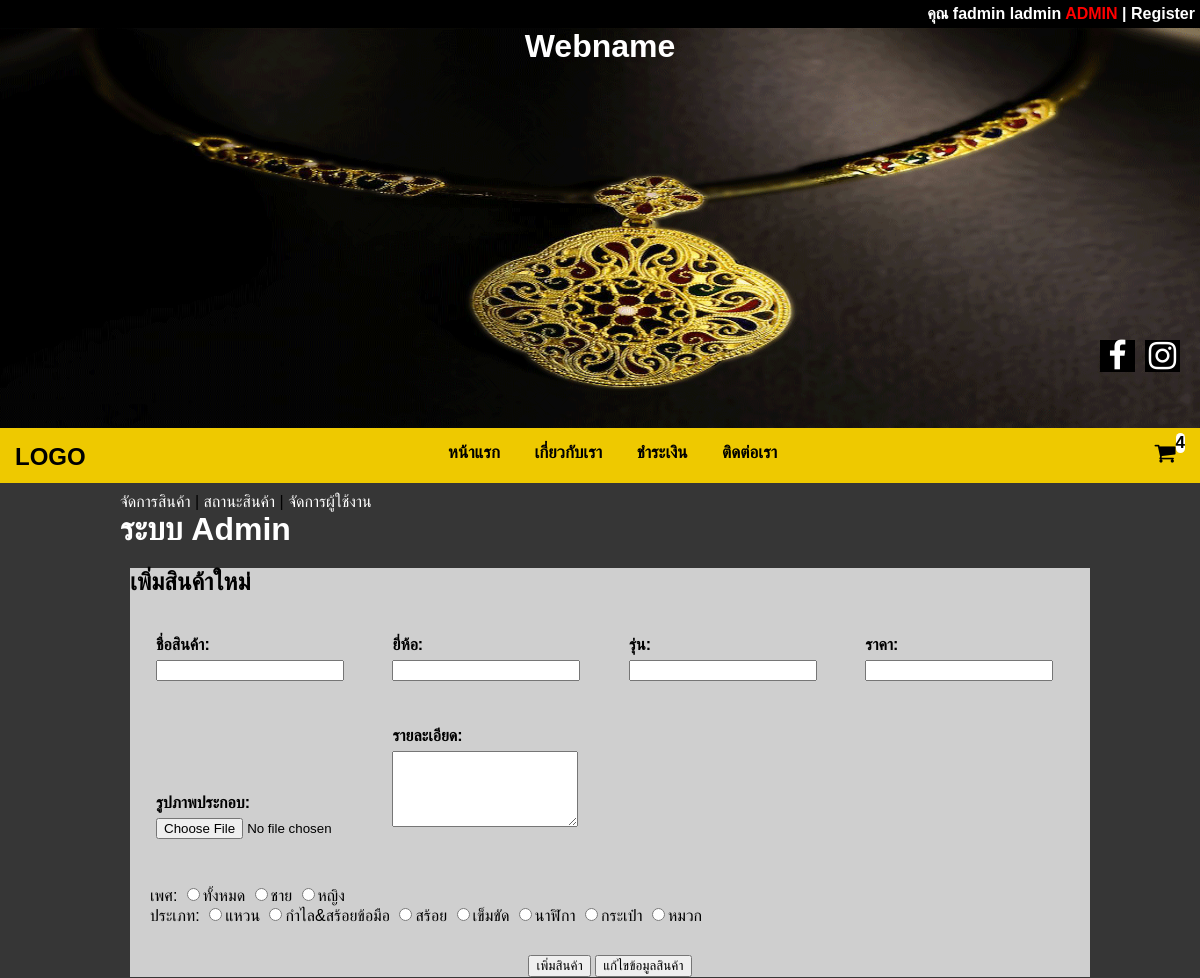
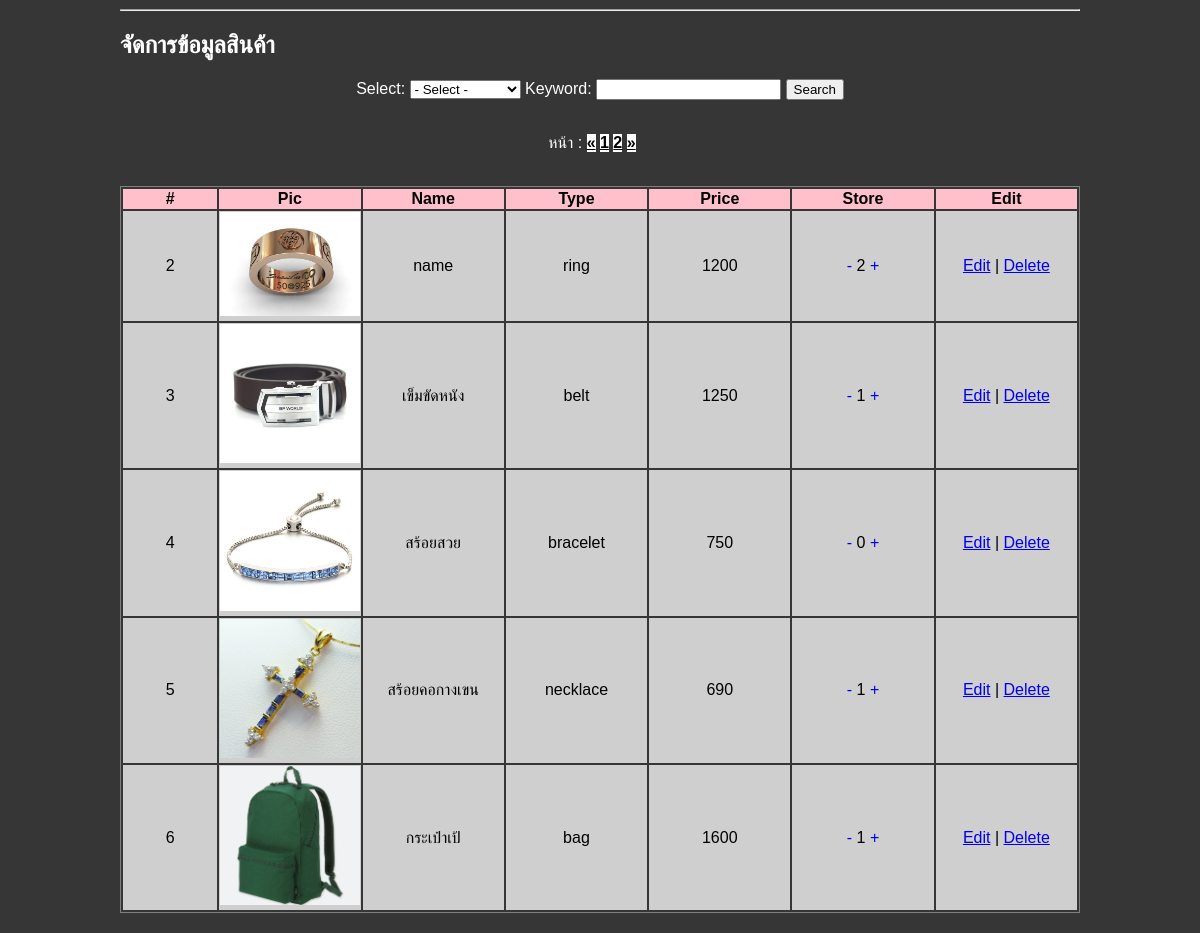
Screenshot of /?p=admin (signed in) with the database file from the repository (2 pictures, top to bottom).
### tables this page shows
CREATE TABLE `product` (
  `product_id` int(11) NOT NULL,
  `product_name` varchar(100) NOT NULL,
  `product_brand` varchar(50) NOT NULL,
  `product_gen` varchar(50) NOT NULL,
  `product_price` int(11) NOT NULL,
  `product_detail` text NOT NULL,
  `product_gender` varchar(10) NOT NULL,
  `product_type` varchar(20) NOT NULL,
  `product_pic` text NOT NULL,
  `product_num` int(11) NOT NULL,
  `product_update` timestamp NOT NULL DEFAULT CURRENT_TIMESTAMP ON UPDATE CURRENT_TIMESTAMP
);

### page/admin.php (the view, shortened to what this page needs)
<div class="admin-frm">
	<a href="?p=admin" style="text-decoration: none; color: white;">จัดการสินค้า</a> |
	<a href="?p=orderedt" style="text-decoration: none; color: white;">สถานะสินค้า</a> |
	<a href="?p=useredt" style="text-decoration: none; color: white;">จัดการผู้ใช้งาน</a><br>
	<h1 style="color: white;">ระบบ Admin</h1>
	<div class="i-admin-frm">
		<h2>เพิ่มสินค้าใหม่</h2>
		<?php
			$edt_id=$_GET['edt'];
			$sql="SELECT * FROM product where product_id='$edt_id'";
			$query=mysqli_query($conn,$sql);
			$edt_result=mysqli_fetch_array($query);
		?>
		<form name="addprod" method="POST" action="?p=cpproad&edt=<?php echo $edt_result['product_id'];?>&g=<?php echo $edt_result['product_gender'];?>&t=<?php echo $edt_result['product_type'];?>" enctype="multipart/form-data">
			<div class="admin-div">
			<label class="l-admin">ชื่อสินค้า:</label>
			<input type="text" name="product_name" class="i-admin" value="<?php echo $edt_result['product_name'];?>">
			</div>
			<div class="admin-div">
			<label class="l-admin">ยี่ห้อ:</label>
			<input type="text" name="product_brand" class="i-admin" value="<?php echo $edt_result['product_brand'];?>">
			</div>
			<div class="admin-div">
			<label class="l-admin">รุ่น:</label>
			<input type="text" name="product_gen" class="i-admin" value="<?php echo $edt_result['product_gen'];?>">
			</div>
			<div class="admin-div">
			<label class="l-admin">ราคา:</label>
			<input type="text" name="product_price" class="i-admin" value="<?php echo $edt_result['product_price'];?>">
			</div>
			<div class="admin-div">
			<label class="l-admin">รูปภาพประกอบ:</label>
			<input type="file" name="product_pic" class="i-admin">
			</div>
			<div class="admin-div">
			<label class="l-admin">รายละเอียด:</label>
			<textarea class="i-admin" name="product_detail" rows="5" style="min-height: 70px; max-height: 70px;"><?php echo $edt_result['product_detail'];?></textarea><br>
			</div>
			<div class="admin-radio">
			เพศ:
			<input type="radio" name="product_g" value="all">ทั้งหมด
			<input type="radio" name="product_g" value="male">ชาย
			<input type="radio" name="product_g" value="female">หญิง<br>
			ประเภท:
			<input type="radio" name="product_t" value="ring">แหวน
			<input type="radio" name="product_t" value="bracelet">กำไล&สร้อยข้อมือ
			<input type="radio" name="product_t" value="necklace">สร้อย
			<input type="radio" name="product_t" value="belt">เข็มขัด
			<input type="radio" name="product_t" value="watch">นาฬิกา
			<input type="radio" name="product_t" value="bag">กระเป๋า
			<input type="radio" name="product_t" value="hat">หมวก<br>
			</div>
			<center>
			<input type="submit" name="" value="เพิ่มสินค้า" style="margin-top: 10px;">
			<input type="submit" name="edt" value="แก้ไขข้อมูลสินค้า" style="margin-top: 10px;">
			</center>
		</form>
	</div>
	<hr>
	<?php
	$perpage = 5;
 	if (isset($_GET['page'])) {
 	$page = $_GET['page'];
 	} else {
 	$page = 1;
 	}
	$start = ($page - 1) * $perpage;
	$sql="SELECT * FROM product limit {$start} , {$perpage}";
	$query=mysqli_query($conn,$sql);
	$sql2 = "SELECT * FROM product ";
 	$query2 = mysqli_query($conn, $sql2);
 	$total_record = mysqli_num_rows($query2);
 	$total_page = ceil($total_record / $perpage);
	?>
	<div class="admin-detail">
		<h2 style="color: white;">จัดการข้อมูลสินค้า</h2>
		<div class="adm-src-pro">
			<form name="frmSearch" method="post" action="" style="color: white;">
		Select:
		<select name="ddlSelect" id="ddlSelect">
          <option>- Select -</option>
        </select>
		Keyword: <input type="text" name="txtKeyword">
		<input type="submit" name="btnsrc" value="Search">
			</form>
		</div>
		<?php
		$strSQL = "SELECT * FROM product WHERE 1  ";
		$objQuery = mysqli_query($conn,$strSQL);
		?>
		<br>
		<div class="show-product">
<div class="cgpage">
 <ul class="pagination">หน้า :
 <li class="cgpage-li">
 <a href="index.php?p=admin&page=1" aria-label="Previous">
 <span aria-hidden="true">&laquo;</span>
 </a>
 </li>
 <?php for($i=1;$i<=$total_page;$i++){ ?>
 <li class="cgpage-li"><a href="index.php?p=admin&page=<?php echo $i; ?>"><?php echo $i; ?></a></li>
 <?php } ?>
 <li class="cgpage-li">
 <a href="index.php?p=admin&page=<?php echo $total_page;?>" aria-label="Next">
 <span aria-hidden="true">&raquo;</span>
 </a>
 </li>
 </ul>
 </div>
<br>
			<table class="show-pro">
				<thead>
					<tr>
						<th class="show-pro-th" style="width: auto;">#</th>
						<th class="show-pro-th">Pic</th>
						<th class="show-pro-th">Name</th>
						<th class="show-pro-th">Type</th>
						<th class="show-pro-th">Price</th>
						<th class="show-pro-th">Store</th>
						<th class="show-pro-th">Edit</th>
					</tr>
				</thead>
				<tbody style="background-color: #CFCFCF;">
					<?php if(isset($_POST['btnsrc'])){ ?>
						<?php if($_POST["txtKeyword"]==""){
						alert('กรุณาใส่ Keyword!!!');
						echo"<script language='javascript'>history.back(1);</script>";
						exit();
					} ?>
					<?php if($_POST["ddlSelect"]=="- Select -"){
						alert('กรุณาเลือกหัวข้อการค้นหา');
						echo"<script language='javascript'>history.back(1);</script>";
						exit();
					} ?>
					<?
					while($objResult = mysqli_fetch_array($objQuery)){
					?>
					<tr>
						<td><?php echo $objResult['product_id'];?></td>
						<td><img src="prod_img/<?php echo $objResult['product_pic'];?>" width="100%"></td>
						<td><?php echo $objResult['product_name'];?></td>
						<td><?php echo $objResult['product_type'];?></td>
						<td><?php echo $objResult['product_price'];?></td>
						<td>
							<a href="?p=numedt&edt=<?php echo $result['product_id'];?>&del" style="text-decoration: none;"> - </a>
							<?php echo $objResult['product_num'];?>
							<a href="?p=numedt&edt=<?php echo $result['product_id'];?>&plus" style="text-decoration: none;"> + </a>
						</td>
						<td><a href="index.php?p=admin&edt=<?php echo $result['product_id'];?>">Edit</a> |
							<a href="?p=cpproad&del=<?php echo $result['product_id'];?>">Delete</a></td>
					</tr>
					<?php }}else{ ?>
					<?php
					while($result=mysqli_fetch_assoc($query)) {
					?>
					<tr>
						<td><?php echo $result['product_id'];?></td>
						<td><img src="prod_img/<?php echo $result['product_pic'];?>" width="100%"></td>
						<td><?php echo $result['product_name'];?></td>
						<td><?php echo $result['product_type'];?></td>
						<td><?php echo $result['product_price'];?></td>
						<td>
							<a href="?p=numedt&edt=<?php echo $result['product_id'];?>&del" style="text-decoration: none;"> - </a>
							<?php echo $result['product_num'];?>
							<a href="?p=numedt&edt=<?php echo $result['product_id'];?>&plus" style="text-decoration: none;"> + </a>
						</td>
						<td><a href="index.php?p=admin&edt=<?php echo $result['product_id'];?>">Edit</a> |
							<a href="?p=cpproad&del=<?php echo $result['product_id'];?>">Delete</a></td>
					</tr>
					<?php }} ?>
				</tbody>
			</table>
		</div>
	</div>
</div>

### style.css (style rules this page uses)
body,html { width: 100%; height: auto; margin: 0; padding: 0; font-family: sans-serif; overflow-x: hidden; background-color: #363636; }
ul a { text-align: center; font-weight: bold; color: black; }
h1 { margin: 0; }
.cgpage { color: white; }
.cgpage-li { background-color: white; }
.admin-frm { margin-top: 10px; width: 80%; margin-left: auto; margin-right: auto; }
.i-admin-frm { width: 100%; margin: 10px; background-color: #CFCFCF; }
.admin-div { padding: 20px; display: inline-block; width: 20%; }
.i-admin { margin: 6px; min-width: 180px; max-width: 180px; }
.l-admin { margin: 6px; font-weight: bold; }
.admin-radio { padding: 20px; display: inline-block; width: 100%; }
.show-product { width: 100%; padding: auto; margin: auto; }
.show-pro { width: 100%; border: 1px solid gray; margin-bottom: 20px; text-align: center; }
.show-pro-th { width: 15%; background-color: pink; }
.adm-src-pro { text-align: center; width: 100%; border: 1px; }
.cgpage { width: 100%; text-align: center; }
.pagination { width: 90%; list-style-type: none; display: block; }
.cgpage-li { width: auto; display: inline-block; }

### rows the page displays
product: product_id "2", product_pic (picture), product_name "name", product_type "ring", product_price "1200", product_num "2"
product: product_id "3", product_pic (picture), product_name "เข็มขัดหนัง", product_type "belt", product_price "1250", product_num "1"
product: product_id "4", product_pic (picture), product_name "สร้อยสวย", product_type "bracelet", product_price "750", product_num "0"
product: product_id "5", product_pic (picture), product_name "สร้อยคอกางเขน", product_type "necklace", product_price "690", product_num "1"
product: product_id "6", product_pic (picture), product_name "กระเป๋าเป้", product_type "bag", product_price "1600", product_num "1"

### other values shown
$_SESSION['mem_fname'] "fadmin"
$_SESSION['mem_lname'] "ladmin"
$orders "4"
